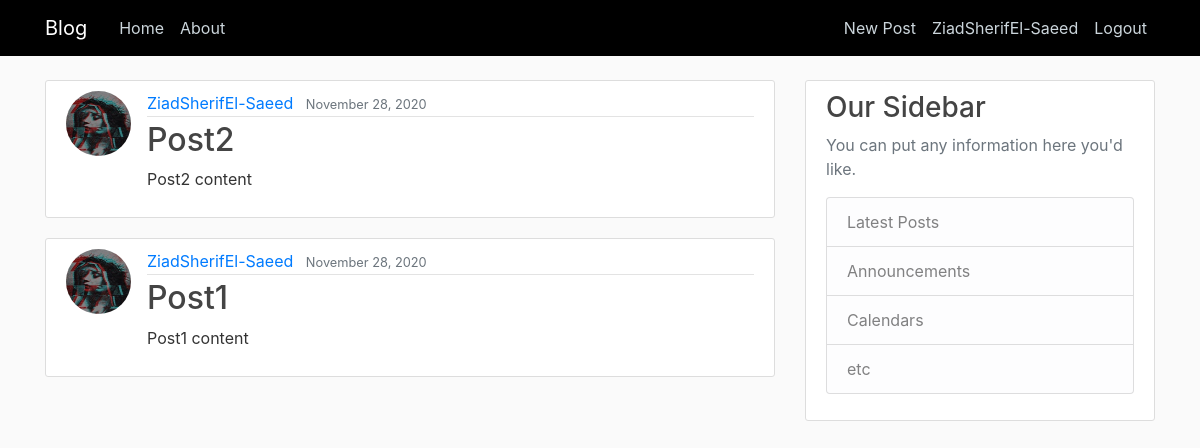
The app's page / (signed in) with its own data.
### blog/models.py (models this page shows, shortened)
class Post(models.Model):
    title = models.CharField(max_length=100)
    content = models.TextField()
    date_posted = models.DateTimeField(default=timezone.now)
    author = models.ForeignKey(User, on_delete=models.CASCADE)

### users/models.py (models this page shows, shortened)
class Profile(models.Model):
    user = models.OneToOneField(User, on_delete=models.CASCADE)
    image = models.ImageField(default='profile_pics/default.jpg', upload_to='profile_pics')

### blog/views.py (the view)
# urls.py: path('', PostListView.as_view(), name='blog-home'),
class PostListView(ListView):
    model = Post
    template_name = 'blog/home.html'
    context_object_name = 'posts'
    ordering = ['-date_posted']

### blog/templates/blog/home.html
{% extends "blog/base.html" %}
{% block content %}
    {% for post in posts %}
    <article class="media content-section">
      <a href="#"><img src="{{ post.author.profile.image.url }}" class="rounded-circle article-img"></a>
        <div class="media-body">
          <div class="article-metadata">
            <a class="mr-2" href="#">{{ post.author }}</a>
            <small class="text-muted">{{ post.date_posted|date:"F d, Y" }}</small>
          </div>
          <h2><a class="article-title" href="{% url 'post-detail' post.id %}">{{ post.title }}</a></h2>
          <p class="article-content">{{ post.content }}</p>
        </div>
    </article>
    {% endfor %}
{% endblock content %}

### blog/templates/blog/base.html (shortened to what this page needs)
{% load static %}
<!DOCTYPE html>
<html lang="en">
<head>
    <link rel="stylesheet" href="https://maxcdn.bootstrapcdn.com/bootstrap/4.0.0/css/bootstrap.min.css"
>
    <link rel="stylesheet" href="{% static 'blog/main.css' %}">
</head>
<body>
    <header class="site-header">
        <nav class="navbar navbar-expand-md navbar-dark black-back fixed-top">
            <div class="container">
                <a class="navbar-brand mr-4" href="{% url 'blog-home' %}">Blog</a>
                <div class="collapse navbar-collapse" id="navbarToggle">
                    <div class="navbar-nav mr-auto">
                        <a class="nav-item nav-link" href="{% url 'blog-home' %}">Home</a>
                        <a class="nav-item nav-link" href="{% url 'blog-about' %}">About</a>
                    </div>
                    <div class="navbar-nav">
                        {% if user.is_authenticated %}
                            <a class="nav-item nav-link" href="{% url 'post-create' %}">New Post</a>
                            <a class="nav-item nav-link" href="{% url 'profile' %}">{{ user.username }}</a>
                            <a class="nav-item nav-link" href="{% url 'logout' %}">Logout</a>
                        {% else %}
                            <a class="nav-item nav-link" href="{% url 'login' %}">Login</a>
                            <a class="nav-item nav-link" href="{% url 'register' %}">Register</a>
                        {% endif %}
                    </div>
                </div>
            </div>
        </nav>
    </header>
    <main role="main" class="container">
        <div class="row">
            <div class="col-md-8">
                {% block content %}{% endblock %}
            </div>
            <div class="col-md-4">
                <div class="content-section">
                    <h3>Our Sidebar</h3>
                    <p class='text-muted'>You can put any information here you'd like.
                    <ul class="list-group">
                        <li class="list-group-item list-group-item-light">Latest Posts</li>
                        <li class="list-group-item list-group-item-light">Announcements</li>
                        <li class="list-group-item list-group-item-light">Calendars</li>
                        <li class="list-group-item list-group-item-light">etc</li>
                    </ul>
                    </p>
                </div>
            </div>
        </div>
    </main>
</body>
</html>

### blog/static/blog/main.css (style rules this page uses)
body { background: #fafafa; color: #333333; margin-top: 5rem; }
h1, h2, h3, h4, h5, h6 { color: #444444; }
ul { margin: 0; }
.black-back { background-color: black; }
.site-header .navbar-nav .nav-link { color: #cbd5db; }
.content-section { background: #ffffff; padding: 10px 20px; border: 1px solid #dddddd; border-radius: 3px; margin-bottom: 20px; }
.article-title { color: #444444; }
.article-content { white-space: pre-line; }
.article-img { height: 65px; width: 65px; margin-right: 16px; }
.article-metadata { padding-bottom: 1px; margin-bottom: 4px; border-bottom: 1px solid #e3e3e3 }

### records on screen
Post: author.profile.image (picture), author "ZiadSherifEl-Saeed", date_posted "November 28, 2020", title "Post2", content "Post2 content"
Post: author.profile.image (picture), author "ZiadSherifEl-Saeed", date_posted "November 28, 2020", title "Post1", content "Post1 content"

### other values on screen
{{ user.username }} "ZiadSherifEl-Saeed"
